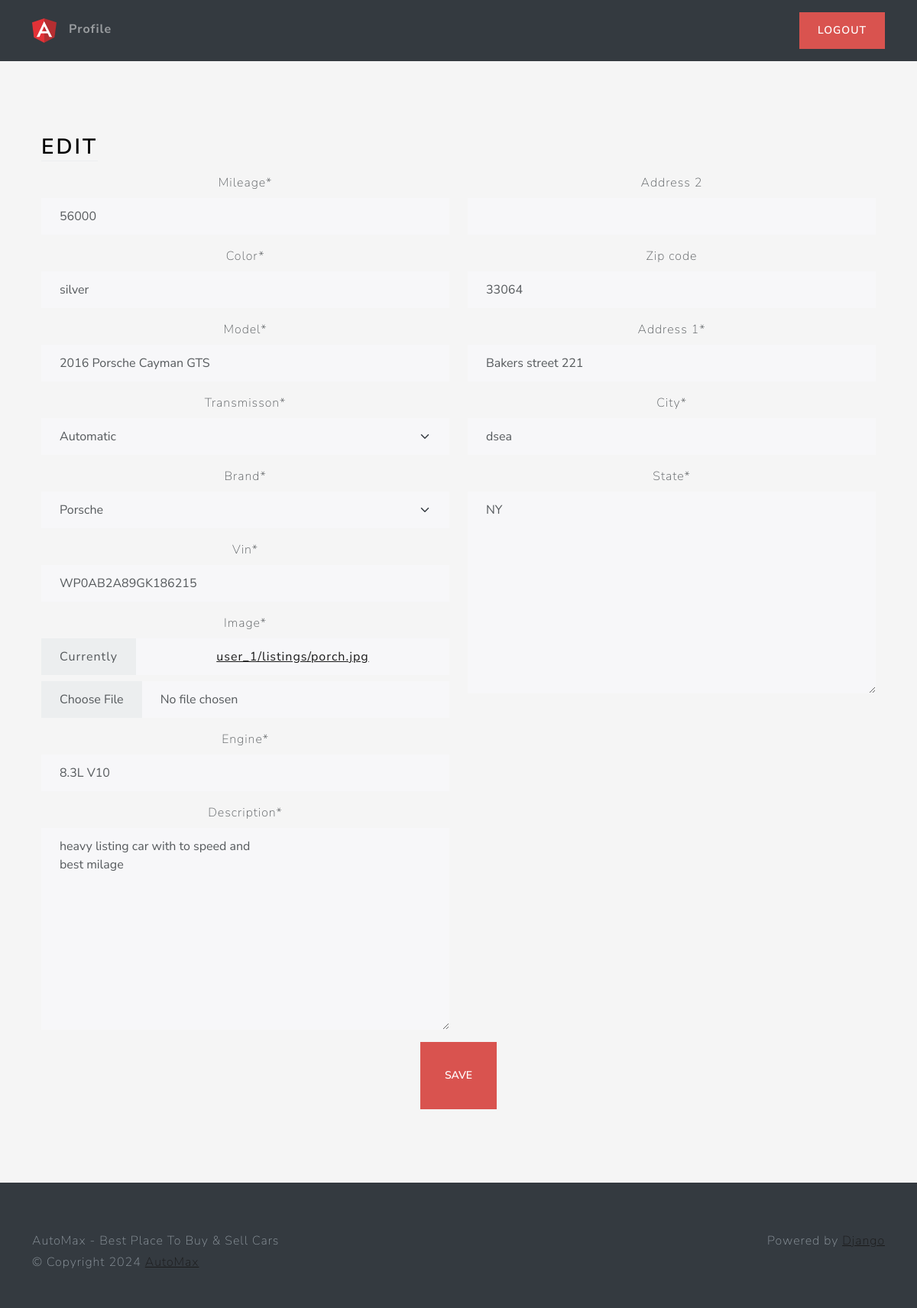
/listing/f602c403-d59b-4227-b984-2623ed64f000/edit/ (signed in), run on the app's committed database.
### main/models.py (models this page shows, shortened)
class Listing(models.Model):
    id = models.UUIDField(
        primary_key=True, default=uuid.uuid4, unique=True, editable=False)
    created_at = models.DateTimeField(auto_now_add=True)
    updated_at = models.DateTimeField(auto_now=True)
    seller = models.ForeignKey(Profile, on_delete=models.CASCADE)
    brand = models.CharField(max_length=24, choices=CARS_BRANDS, default=None)
    model = models.CharField(max_length=64,)
    vin = models.CharField(max_length=17,)
    mileage = models.IntegerField(default=0)
    color = models.CharField(max_length=24,)
    description = models.TextField()
    engine = models.CharField(max_length=24,)
    transmisson = models.CharField(
        max_length=24, choices=TRANSMISSION_OPTIONS, default=None)
    location = models.OneToOneField(
        Location, on_delete=models.SET_NULL, null=True)
    image = models.ImageField(upload_to=user_listing_path)

### users/models.py (models this page shows, shortened)
class Location(models.Model):
    address_1 = models.CharField(max_length=128, blank=True)
    address_2 = models.CharField(max_length=128, blank=True)
    city = models.CharField(max_length=64)
    state = USStateField(default="NY")
    zip_code = USZipCodeField(blank=True)

### main/views.py (the view)
# urls.py: path('listing/<str:id>/edit/', edit_view, name='edit'),
@login_required
def edit_view(request, id):
    try:
        listing = Listing.objects.get(id=id)
        if listing is None:
            raise Exception
        if request.method == 'POST':
            listing_form = ListingForm(
                request.POST, request.FILES, instance=listing)
            location_form = LocationForm(
                request.POST, instance=listing.location)
            if listing_form.is_valid and location_form.is_valid:
                listing_form.save()
                location_form.save()
                messages.info(request, f'Listing {id} updated successfully!')
                return redirect('home')
            else:
                messages.error(
                    request, f'An error occured while trying to edit the listing.')
                return reload()
        else:
            listing_form = ListingForm(instance=listing)
            location_form = LocationForm(instance=listing.location)
        context = {
            'location_form': location_form,
            'listing_form': listing_form
        }
        return render(request, 'views/edit.html', context)
    except Exception as e:
        messages.error(
            request, f'An error occured while trying to access the edit page.')
        return redirect('home')

### users/forms.py
class LocationForm(forms.ModelForm):
    address_1 = forms.CharField(required=True)
    zip_code = USZipCodeField(required=True)
    class Meta:
        model = Location
        fields = {'address_1', 'address_2', 'city', 'state', 'zip_code'}

### main/forms.py
class ListingForm(forms.ModelForm):
    image = forms.ImageField()
    class Meta:
        model = Listing
        fields = {'brand', 'model', 'vin', 'mileage',
                  'color', 'description', 'engine', 'transmisson', 'image'}

### main/templates/views/edit.html (shortened to what this page needs)
{% extends 'base/base.html' %}
{% load static %}
{% load crispy_forms_tags %}
{% block 'body' %}
<div class="container-fluid text-center py-5">
    <div class="container px-4 py-5">
        <div class="row g-4">
            <div class="col d-flex align-items-start">
                <div>
                    <h2 class="mb-3 border-bottom" style="color: black">Edit</h2>
                </div>
            </div>
        </div>
        <form action="" method="post" enctype="multipart/form-data">
            <div class="row">
                <div class="col-6">
                    {{ listing_form|crispy }}
                </div>
                <div class="col-6">
                    {{ location_form|crispy }}
                </div>
            </div>
            <button class="btn btn-lg btn-danger" type="submit">Save</button>
        </form>
    </div>
</div>
{% endblock %}

### main/static/css/style.css (style rules this page uses)
html, body { height: 100%; }
body { align-items: center; padding-bottom: 40px; background-color: #f5f5f5; }
.h2, h2 { color: white; }

### data on the page
Listing: mileage "56000", color "silver", model "2016 Porsche Cayman GTS", transmisson "Automatic", brand "Porsche", vin "WP0AB2A89GK186215", engine "8.3L V10", description "heavy listing car with to speed and best milage"
Location: zip_code "33064", address_1 "Bakers street 221", city "dsea", state "NY"
